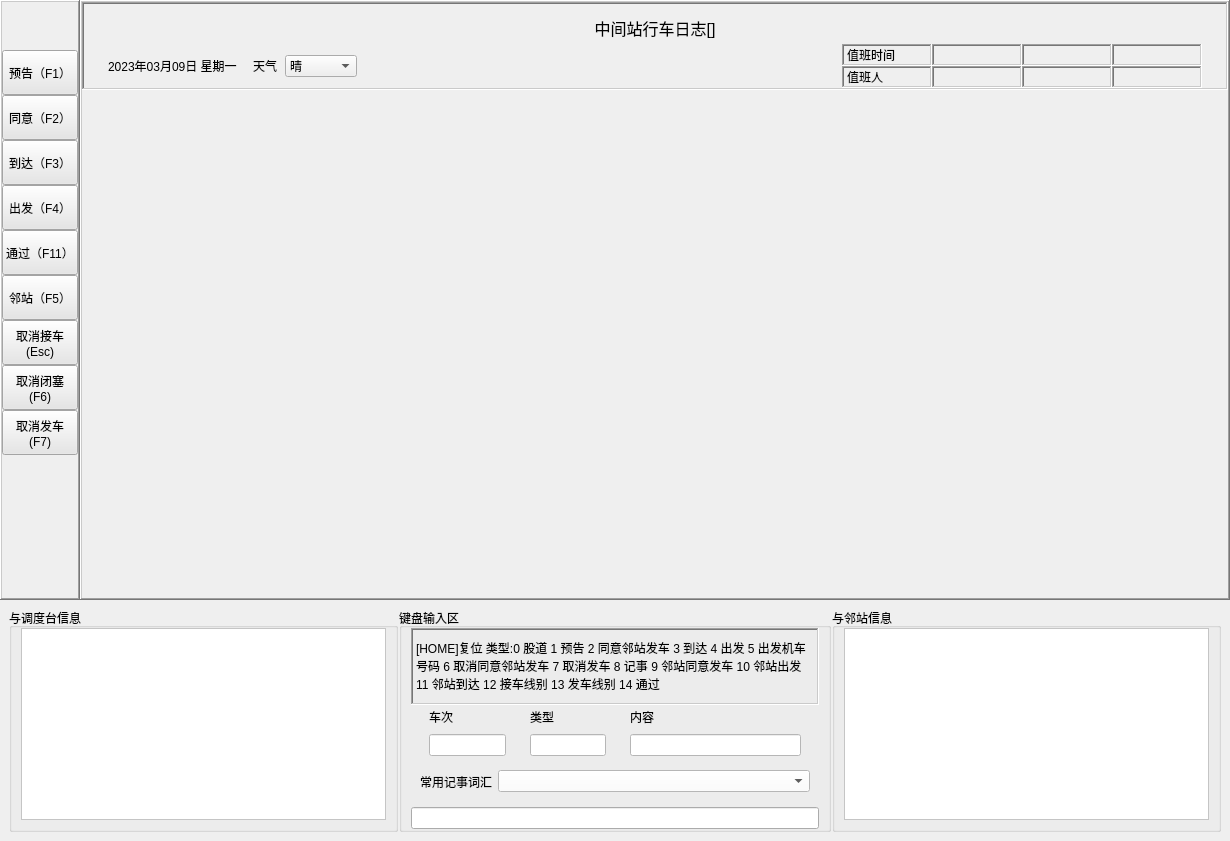
<?xml version="1.0" encoding="UTF-8"?>
<ui version="4.0">
 <class>TrafficLogManageKSK</class>
 <widget class="QWidget" name="TrafficLogManageKSK">
  <property name="geometry">
   <rect>
    <x>0</x>
    <y>0</y>
    <width>1230</width>
    <height>841</height>
   </rect>
  </property>
  <property name="palette">
   <palette>
    <active/>
    <inactive/>
    <disabled/>
   </palette>
  </property>
  <property name="windowTitle">
   <string>Form</string>
  </property>
  <property name="styleSheet">
   <string notr="true"/>
  </property>
  <layout class="QVBoxLayout" name="verticalLayout_2" stretch="4,1">
   <property name="spacing">
    <number>8</number>
   </property>
   <property name="leftMargin">
    <number>0</number>
   </property>
   <property name="topMargin">
    <number>0</number>
   </property>
   <property name="rightMargin">
    <number>0</number>
   </property>
   <property name="bottomMargin">
    <number>0</number>
   </property>
   <item>
    <widget class="QWidget" name="widget_2" native="true">
     <layout class="QHBoxLayout" name="horizontalLayout" stretch="0,0">
      <property name="spacing">
       <number>0</number>
      </property>
      <property name="leftMargin">
       <number>0</number>
      </property>
      <property name="topMargin">
       <number>0</number>
      </property>
      <property name="rightMargin">
       <number>0</number>
      </property>
      <property name="bottomMargin">
       <number>0</number>
      </property>
      <item>
       <widget class="QFrame" name="frame">
        <property name="minimumSize">
         <size>
          <width>80</width>
          <height>120</height>
         </size>
        </property>
        <property name="maximumSize">
         <size>
          <width>80</width>
          <height>16777215</height>
         </size>
        </property>
        <property name="frameShape">
         <enum>QFrame::WinPanel</enum>
        </property>
        <property name="frameShadow">
         <enum>QFrame::Raised</enum>
        </property>
        <layout class="QVBoxLayout" name="verticalLayout">
         <property name="spacing">
          <number>0</number>
         </property>
         <property name="leftMargin">
          <number>0</number>
         </property>
         <property name="topMargin">
          <number>48</number>
         </property>
         <property name="rightMargin">
          <number>0</number>
         </property>
         <property name="bottomMargin">
          <number>0</number>
         </property>
         <item>
          <widget class="QPushButton" name="previewBtn">
           <property name="minimumSize">
            <size>
             <width>75</width>
             <height>45</height>
            </size>
           </property>
           <property name="styleSheet">
            <string notr="true">background-color: rgb(230, 230, 230);</string>
           </property>
           <property name="text">
            <string>预告（F1）</string>
           </property>
          </widget>
         </item>
         <item>
          <widget class="QPushButton" name="agreeBtn">
           <property name="minimumSize">
            <size>
             <width>75</width>
             <height>45</height>
            </size>
           </property>
           <property name="styleSheet">
            <string notr="true">background-color: rgb(230, 230, 230);</string>
           </property>
           <property name="text">
            <string>同意（F2）</string>
           </property>
          </widget>
         </item>
         <item>
          <widget class="QPushButton" name="arrivalBtn">
           <property name="minimumSize">
            <size>
             <width>75</width>
             <height>45</height>
            </size>
           </property>
           <property name="styleSheet">
            <string notr="true">background-color: rgb(230, 230, 230);</string>
           </property>
           <property name="text">
            <string>到达（F3）</string>
           </property>
          </widget>
         </item>
         <item>
          <widget class="QPushButton" name="departureBtn">
           <property name="minimumSize">
            <size>
             <width>0</width>
             <height>45</height>
            </size>
           </property>
           <property name="styleSheet">
            <string notr="true">background-color: rgb(230, 230, 230);</string>
           </property>
           <property name="text">
            <string>出发（F4）</string>
           </property>
          </widget>
         </item>
         <item>
          <widget class="QPushButton" name="passBtn">
           <property name="minimumSize">
            <size>
             <width>0</width>
             <height>45</height>
            </size>
           </property>
           <property name="styleSheet">
            <string notr="true">background-color: rgb(230, 230, 230);</string>
           </property>
           <property name="text">
            <string>通过（F11）</string>
           </property>
          </widget>
         </item>
         <item>
          <widget class="QPushButton" name="adjacentBtn">
           <property name="minimumSize">
            <size>
             <width>0</width>
             <height>45</height>
            </size>
           </property>
           <property name="styleSheet">
            <string notr="true">background-color: rgb(230, 230, 230);</string>
           </property>
           <property name="text">
            <string>邻站（F5）</string>
           </property>
          </widget>
         </item>
         <item>
          <widget class="QPushButton" name="cancelArriveBtn">
           <property name="minimumSize">
            <size>
             <width>0</width>
             <height>45</height>
            </size>
           </property>
           <property name="styleSheet">
            <string notr="true">background-color: rgb(230, 230, 230);</string>
           </property>
           <property name="text">
            <string>取消接车
(Esc)</string>
           </property>
          </widget>
         </item>
         <item>
          <widget class="QPushButton" name="cancelBlockBtn">
           <property name="minimumSize">
            <size>
             <width>0</width>
             <height>45</height>
            </size>
           </property>
           <property name="styleSheet">
            <string notr="true">background-color: rgb(230, 230, 230);</string>
           </property>
           <property name="text">
            <string>取消闭塞
(F6)</string>
           </property>
          </widget>
         </item>
         <item>
          <widget class="QPushButton" name="cancelDepartBtn">
           <property name="minimumSize">
            <size>
             <width>0</width>
             <height>45</height>
            </size>
           </property>
           <property name="styleSheet">
            <string notr="true">background-color: rgb(230, 230, 230);</string>
           </property>
           <property name="text">
            <string>取消发车
(F7)</string>
           </property>
          </widget>
         </item>
         <item>
          <spacer name="verticalSpacer_2">
           <property name="orientation">
            <enum>Qt::Vertical</enum>
           </property>
           <property name="sizeHint" stdset="0">
            <size>
             <width>20</width>
             <height>40</height>
            </size>
           </property>
          </spacer>
         </item>
        </layout>
       </widget>
      </item>
      <item>
       <widget class="QFrame" name="frame_4">
        <property name="frameShape">
         <enum>QFrame::WinPanel</enum>
        </property>
        <property name="frameShadow">
         <enum>QFrame::Raised</enum>
        </property>
        <layout class="QVBoxLayout" name="verticalLayout_7" stretch="0,7">
         <property name="spacing">
          <number>0</number>
         </property>
         <property name="leftMargin">
          <number>0</number>
         </property>
         <property name="topMargin">
          <number>0</number>
         </property>
         <property name="rightMargin">
          <number>0</number>
         </property>
         <property name="bottomMargin">
          <number>0</number>
         </property>
         <item>
          <widget class="QFrame" name="frame_10">
           <property name="frameShape">
            <enum>QFrame::WinPanel</enum>
           </property>
           <property name="frameShadow">
            <enum>QFrame::Sunken</enum>
           </property>
           <layout class="QVBoxLayout" name="verticalLayout_8" stretch="0,0">
            <property name="spacing">
             <number>0</number>
            </property>
            <property name="leftMargin">
             <number>0</number>
            </property>
            <property name="topMargin">
             <number>0</number>
            </property>
            <property name="rightMargin">
             <number>0</number>
            </property>
            <property name="bottomMargin">
             <number>0</number>
            </property>
            <item>
             <layout class="QHBoxLayout" name="horizontalLayout_8">
              <property name="spacing">
               <number>0</number>
              </property>
              <property name="topMargin">
               <number>8</number>
              </property>
              <item>
               <spacer name="horizontalSpacer">
                <property name="orientation">
                 <enum>Qt::Horizontal</enum>
                </property>
                <property name="sizeHint" stdset="0">
                 <size>
                  <width>208</width>
                  <height>20</height>
                 </size>
                </property>
               </spacer>
              </item>
              <item>
               <widget class="QLabel" name="label_9">
                <property name="minimumSize">
                 <size>
                  <width>320</width>
                  <height>32</height>
                 </size>
                </property>
                <property name="font">
                 <font>
                  <family>Arial</family>
                  <pointsize>12</pointsize>
                 </font>
                </property>
                <property name="frameShape">
                 <enum>QFrame::NoFrame</enum>
                </property>
                <property name="frameShadow">
                 <enum>QFrame::Raised</enum>
                </property>
                <property name="lineWidth">
                 <number>2</number>
                </property>
                <property name="text">
                 <string>中间站行车日志[]</string>
                </property>
                <property name="alignment">
                 <set>Qt::AlignCenter</set>
                </property>
                <property name="wordWrap">
                 <bool>false</bool>
                </property>
               </widget>
              </item>
              <item>
               <spacer name="horizontalSpacer_3">
                <property name="orientation">
                 <enum>Qt::Horizontal</enum>
                </property>
                <property name="sizeHint" stdset="0">
                 <size>
                  <width>238</width>
                  <height>20</height>
                 </size>
                </property>
               </spacer>
              </item>
             </layout>
            </item>
            <item>
             <widget class="QWidget" name="widget_13" native="true">
              <layout class="QHBoxLayout" name="horizontalLayout_7">
               <property name="spacing">
                <number>0</number>
               </property>
               <property name="leftMargin">
                <number>0</number>
               </property>
               <property name="topMargin">
                <number>0</number>
               </property>
               <property name="rightMargin">
                <number>0</number>
               </property>
               <property name="bottomMargin">
                <number>0</number>
               </property>
               <item>
                <layout class="QHBoxLayout" name="horizontalLayout_9">
                 <property name="spacing">
                  <number>16</number>
                 </property>
                 <property name="leftMargin">
                  <number>24</number>
                 </property>
                 <property name="rightMargin">
                  <number>24</number>
                 </property>
                 <item>
                  <widget class="QLabel" name="dateLabel">
                   <property name="text">
                    <string>2023年03月09日 星期一</string>
                   </property>
                  </widget>
                 </item>
                 <item>
                  <layout class="QHBoxLayout" name="horizontalLayout_10">
                   <property name="spacing">
                    <number>8</number>
                   </property>
                   <item>
                    <widget class="QLabel" name="label_8">
                     <property name="text">
                      <string>天气</string>
                     </property>
                    </widget>
                   </item>
                   <item>
                    <widget class="QComboBox" name="comboBox_2">
                     <property name="minimumSize">
                      <size>
                       <width>72</width>
                       <height>0</height>
                      </size>
                     </property>
                     <property name="maximumSize">
                      <size>
                       <width>72</width>
                       <height>16777215</height>
                      </size>
                     </property>
                     <item>
                      <property name="text">
                       <string>晴</string>
                      </property>
                     </item>
                     <item>
                      <property name="text">
                       <string>阴</string>
                      </property>
                     </item>
                     <item>
                      <property name="text">
                       <string>多云</string>
                      </property>
                     </item>
                     <item>
                      <property name="text">
                       <string>大风</string>
                      </property>
                     </item>
                     <item>
                      <property name="text">
                       <string>小雨</string>
                      </property>
                     </item>
                     <item>
                      <property name="text">
                       <string>大雨</string>
                      </property>
                     </item>
                     <item>
                      <property name="text">
                       <string>小雪</string>
                      </property>
                     </item>
                     <item>
                      <property name="text">
                       <string>大雪</string>
                      </property>
                     </item>
                     <item>
                      <property name="text">
                       <string>冰雹</string>
                      </property>
                     </item>
                     <item>
                      <property name="text">
                       <string>雾天</string>
                      </property>
                     </item>
                    </widget>
                   </item>
                  </layout>
                 </item>
                 <item>
                  <spacer name="horizontalSpacer_2">
                   <property name="orientation">
                    <enum>Qt::Horizontal</enum>
                   </property>
                   <property name="sizeHint" stdset="0">
                    <size>
                     <width>228</width>
                     <height>20</height>
                    </size>
                   </property>
                  </spacer>
                 </item>
                 <item>
                  <widget class="QWidget" name="widget_12" native="true">
                   <property name="minimumSize">
                    <size>
                     <width>360</width>
                     <height>0</height>
                    </size>
                   </property>
                   <layout class="QGridLayout" name="gridLayout">
                    <property name="leftMargin">
                     <number>0</number>
                    </property>
                    <property name="topMargin">
                     <number>0</number>
                    </property>
                    <property name="rightMargin">
                     <number>0</number>
                    </property>
                    <property name="bottomMargin">
                     <number>0</number>
                    </property>
                    <property name="spacing">
                     <number>0</number>
                    </property>
                    <item row="0" column="0">
                     <widget class="QLabel" name="label_6">
                      <property name="frameShape">
                       <enum>QFrame::WinPanel</enum>
                      </property>
                      <property name="frameShadow">
                       <enum>QFrame::Sunken</enum>
                      </property>
                      <property name="text">
                       <string>值班时间</string>
                      </property>
                     </widget>
                    </item>
                    <item row="0" column="1">
                     <widget class="QLabel" name="dutyTimeLabel1">
                      <property name="frameShape">
                       <enum>QFrame::WinPanel</enum>
                      </property>
                      <property name="frameShadow">
                       <enum>QFrame::Sunken</enum>
                      </property>
                      <property name="text">
                       <string/>
                      </property>
                     </widget>
                    </item>
                    <item row="0" column="2">
                     <widget class="QLabel" name="dutyTimeLabel2">
                      <property name="frameShape">
                       <enum>QFrame::WinPanel</enum>
                      </property>
                      <property name="frameShadow">
                       <enum>QFrame::Sunken</enum>
                      </property>
                      <property name="text">
                       <string/>
                      </property>
                     </widget>
                    </item>
                    <item row="0" column="3">
                     <widget class="QLabel" name="dutyTimeLabel3">
                      <property name="frameShape">
                       <enum>QFrame::WinPanel</enum>
                      </property>
                      <property name="frameShadow">
                       <enum>QFrame::Sunken</enum>
                      </property>
                      <property name="text">
                       <string/>
                      </property>
                     </widget>
                    </item>
                    <item row="1" column="0">
                     <widget class="QLabel" name="label_11">
                      <property name="frameShape">
                       <enum>QFrame::WinPanel</enum>
                      </property>
                      <property name="frameShadow">
                       <enum>QFrame::Sunken</enum>
                      </property>
                      <property name="text">
                       <string>值班人</string>
                      </property>
                     </widget>
                    </item>
                    <item row="1" column="1">
                     <widget class="QLabel" name="dutyLabel1">
                      <property name="frameShape">
                       <enum>QFrame::WinPanel</enum>
                      </property>
                      <property name="frameShadow">
                       <enum>QFrame::Sunken</enum>
                      </property>
                      <property name="text">
                       <string/>
                      </property>
                     </widget>
                    </item>
                    <item row="1" column="2">
                     <widget class="QLabel" name="dutyLabel2">
                      <property name="frameShape">
                       <enum>QFrame::WinPanel</enum>
                      </property>
                      <property name="frameShadow">
                       <enum>QFrame::Sunken</enum>
                      </property>
                      <property name="text">
                       <string/>
                      </property>
                     </widget>
                    </item>
                    <item row="1" column="3">
                     <widget class="QLabel" name="dutyLabel3">
                      <property name="frameShape">
                       <enum>QFrame::WinPanel</enum>
                      </property>
                      <property name="frameShadow">
                       <enum>QFrame::Sunken</enum>
                      </property>
                      <property name="text">
                       <string/>
                      </property>
                     </widget>
                    </item>
                   </layout>
                  </widget>
                 </item>
                </layout>
               </item>
              </layout>
             </widget>
            </item>
           </layout>
          </widget>
         </item>
         <item>
          <widget class="QWidget" name="widget_11" native="true"/>
         </item>
        </layout>
       </widget>
      </item>
     </layout>
    </widget>
   </item>
   <item>
    <widget class="QWidget" name="widget_3" native="true">
     <layout class="QHBoxLayout" name="horizontalLayout_6">
      <property name="spacing">
       <number>1</number>
      </property>
      <property name="topMargin">
       <number>0</number>
      </property>
      <item>
       <widget class="QGroupBox" name="groupBox">
        <property name="title">
         <string>与调度台信息</string>
        </property>
        <layout class="QHBoxLayout" name="horizontalLayout_3">
         <property name="spacing">
          <number>0</number>
         </property>
         <property name="topMargin">
          <number>0</number>
         </property>
         <item>
          <widget class="QTextBrowser" name="textBrowser">
           <property name="styleSheet">
            <string notr="true">background-color: rgb(255, 255, 255);</string>
           </property>
          </widget>
         </item>
        </layout>
       </widget>
      </item>
      <item>
       <widget class="QGroupBox" name="groupBox_2">
        <property name="title">
         <string>键盘输入区</string>
        </property>
        <layout class="QVBoxLayout" name="verticalLayout_6" stretch="3,2,2,2">
         <property name="spacing">
          <number>0</number>
         </property>
         <property name="topMargin">
          <number>0</number>
         </property>
         <property name="bottomMargin">
          <number>0</number>
         </property>
         <item>
          <widget class="QLabel" name="label">
           <property name="frameShape">
            <enum>QFrame::WinPanel</enum>
           </property>
           <property name="frameShadow">
            <enum>QFrame::Sunken</enum>
           </property>
           <property name="text">
            <string>&lt;html&gt;&lt;head/&gt;&lt;body&gt;&lt;p&gt;[HOME]复位 类型:0 股道 1 预告 2 同意邻站发车 3 到达 4 出发 5 出发机车号码 6 取消同意邻站发车 7 取消发车 8 记事 9 邻站同意发车 10 邻站出发 11 邻站到达 12 接车线别 13 发车线别 14 通过&lt;/p&gt;&lt;/body&gt;&lt;/html&gt;</string>
           </property>
           <property name="wordWrap">
            <bool>true</bool>
           </property>
          </widget>
         </item>
         <item>
          <widget class="QWidget" name="widget_8" native="true">
           <layout class="QHBoxLayout" name="horizontalLayout_2" stretch="1,1,2">
            <property name="topMargin">
             <number>0</number>
            </property>
            <property name="bottomMargin">
             <number>0</number>
            </property>
            <item>
             <widget class="QWidget" name="widget_5" native="true">
              <layout class="QVBoxLayout" name="verticalLayout_3">
               <property name="topMargin">
                <number>0</number>
               </property>
               <property name="bottomMargin">
                <number>0</number>
               </property>
               <item>
                <widget class="QLabel" name="label_2">
                 <property name="text">
                  <string>车次            </string>
                 </property>
                </widget>
               </item>
               <item>
                <widget class="QLineEdit" name="lineEdit">
                 <property name="styleSheet">
                  <string notr="true">background-color: rgb(255, 255, 255);</string>
                 </property>
                </widget>
               </item>
              </layout>
             </widget>
            </item>
            <item>
             <widget class="QWidget" name="widget_6" native="true">
              <layout class="QVBoxLayout" name="verticalLayout_4">
               <property name="topMargin">
                <number>0</number>
               </property>
               <property name="bottomMargin">
                <number>0</number>
               </property>
               <item>
                <widget class="QLabel" name="label_3">
                 <property name="text">
                  <string>类型</string>
                 </property>
                </widget>
               </item>
               <item>
                <widget class="QLineEdit" name="lineEdit_2">
                 <property name="styleSheet">
                  <string notr="true">background-color: rgb(255, 255, 255);</string>
                 </property>
                </widget>
               </item>
              </layout>
             </widget>
            </item>
            <item>
             <widget class="QWidget" name="widget_7" native="true">
              <layout class="QVBoxLayout" name="verticalLayout_5">
               <property name="topMargin">
                <number>0</number>
               </property>
               <property name="bottomMargin">
                <number>0</number>
               </property>
               <item>
                <widget class="QLabel" name="label_4">
                 <property name="text">
                  <string>内容</string>
                 </property>
                </widget>
               </item>
               <item>
                <widget class="QLineEdit" name="lineEdit_3">
                 <property name="styleSheet">
                  <string notr="true">background-color: rgb(255, 255, 255);</string>
                 </property>
                </widget>
               </item>
              </layout>
             </widget>
            </item>
           </layout>
          </widget>
         </item>
         <item>
          <widget class="QWidget" name="widget_9" native="true">
           <layout class="QHBoxLayout" name="horizontalLayout_5" stretch="1,5">
            <property name="topMargin">
             <number>0</number>
            </property>
            <property name="bottomMargin">
             <number>0</number>
            </property>
            <item>
             <widget class="QLabel" name="label_5">
              <property name="text">
               <string>常用记事词汇</string>
              </property>
             </widget>
            </item>
            <item>
             <widget class="QComboBox" name="comboBox">
              <property name="styleSheet">
               <string notr="true">background-color: rgb(255, 255, 255);</string>
              </property>
             </widget>
            </item>
           </layout>
          </widget>
         </item>
         <item>
          <widget class="QLineEdit" name="lineEdit_4"/>
         </item>
        </layout>
       </widget>
      </item>
      <item>
       <widget class="QGroupBox" name="groupBox_3">
        <property name="title">
         <string>与邻站信息</string>
        </property>
        <layout class="QHBoxLayout" name="horizontalLayout_4">
         <property name="spacing">
          <number>0</number>
         </property>
         <property name="topMargin">
          <number>0</number>
         </property>
         <item>
          <widget class="QTextBrowser" name="textBrowser_2">
           <property name="styleSheet">
            <string notr="true">background-color: rgb(255, 255, 255);</string>
           </property>
          </widget>
         </item>
        </layout>
       </widget>
      </item>
     </layout>
    </widget>
   </item>
  </layout>
 </widget>
 <resources/>
 <connections/>
</ui>
